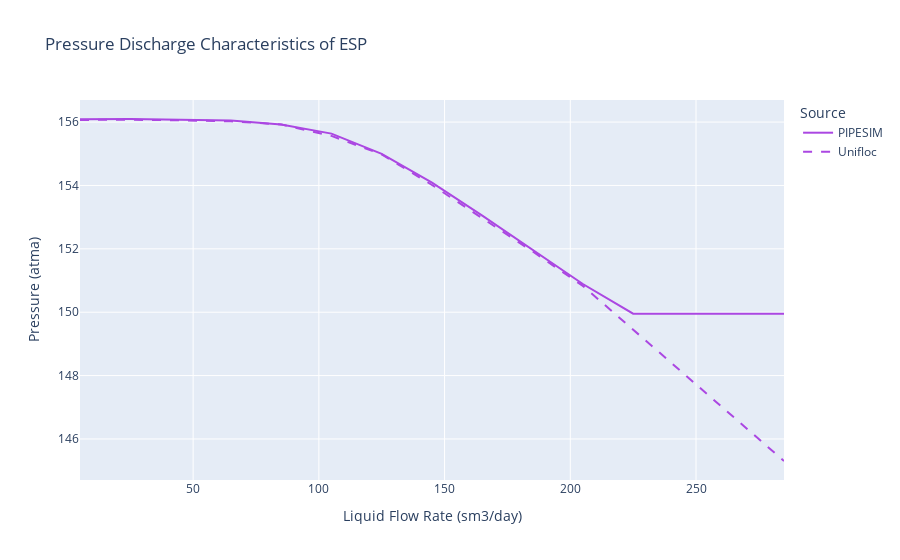

Notebook cell for this chart:
### Markdown cell above
# Сравнение расчета давления на выходе ЭЦН в PIPESIM и Unifloc (флюид - вода) / Comparison of ESP Discharge Pressure Calculation in PIPESIM and Unifloc (fluid - water)

### Code cell
if empty_key not in loaded_results_data[resuts_key_p_dis_water][results_key_pipesim]:
    # Выбор случайного цвета для построения графика
    random_color = f'rgb({random.randint(0, 255)}, {random.randint(0, 255)}, {random.randint(0, 255)})'

    fig = go.Figure()

    # Добавление линий на график
    fig.add_trace(go.Scatter(x=loaded_results_data[resuts_key_p_dis_water][results_key_pipesim][liquid_flowrate_key_sm3_day], 
                            y=loaded_results_data[resuts_key_p_dis_water][results_key_pipesim][pressure_key_atma],
                            mode='lines', name='PIPESIM', line=dict(color=random_color)))

    fig.add_trace(go.Scatter(x=loaded_results_data[resuts_key_p_dis_water][results_key_unifloc][liquid_flowrate_key_sm3_day], 
                            y=loaded_results_data[resuts_key_p_dis_water][results_key_unifloc][pressure_key_atma],
                            mode='lines', name='Unifloc', line=dict(color=random_color, dash='dash')))

    # Обновление графика
    fig.update_layout(
        title='Pressure Discharge Characteristics of ESP',
        xaxis_title='Liquid Flow Rate (sm3/day)',
        yaxis_title='Pressure (atma)',
        legend_title='Source'
    )

    # Отображение графика
    fig.show()
else:
    print("Результаты расчета отсутствуют.")

### Figure 1 — Plotly figure (JSON) as saved in the notebook; plotly's stock layout.template omitted (floating-point values rounded to 4 significant figures)
{"data": [{"line": {"color": "rgb(171, 71, 226)"}, "mode": "lines", "name": "PIPESIM", "type": "scatter", "x": [5, 25, 45, 65, 85, 105, 125, 145, 165, 185, 205, 225, 245, 265, 285], "y": [156.1, 156.1, 156.1, 156.0, 155.9, 155.6, 155.0, 154.1, 153.0, 152.0, 150.9, 150.0, 150.0, 150.0, 150.0]}, {"line": {"color": "rgb(171, 71, 226)", "dash": "dash"}, "mode": "lines", "name": "Unifloc", "type": "scatter", "x": [5, 25, 45, 65, 85, 105, 125, 145, 165, 185, 205, 225, 245, 265, 285], "y": [156.1, 156.1, 156.1, 156.0, 155.9, 155.6, 155.0, 154.0, 153.0, 151.9, 150.8, 149.5, 148.1, 146.7, 145.3]}], "layout": {"legend": {"title": {"text": "Source"}}, "title": {"text": "Pressure Discharge Characteristics of ESP"}, "xaxis": {"title": {"text": "Liquid Flow Rate (sm3/day)"}}, "yaxis": {"title": {"text": "Pressure (atma)"}}}}
